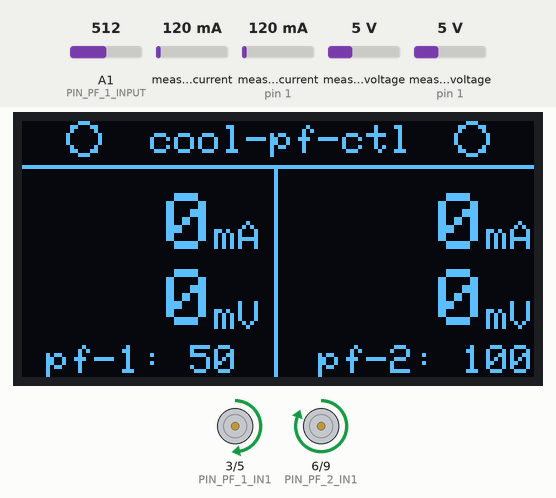
A sketch run on a simulated Arduino Uno, built for the host (arithmetic inside an expression is 32-bit, double 64-bit). Parts: 128×64 one-colour display, motor-driver pin pairs drawn as motors (green arrow = first pin HIGH = forward, orange = second pin HIGH = backward, longer = more drive). Inputs (shaded band) come from the test bench; at power-on: A1 (PIN_PF_1_INPUT) = 512, measured current 120 mA, measured current (sensor on pin 1) 120 mA, measured voltage 5 V, measured voltage (sensor on pin 1) 5 V. What the sketch prints to the serial monitor is not drawn.

Above: at 2.29 s.
2.5 s: A1 (PIN_PF_1_INPUT) set to 716
At 3.11 s:
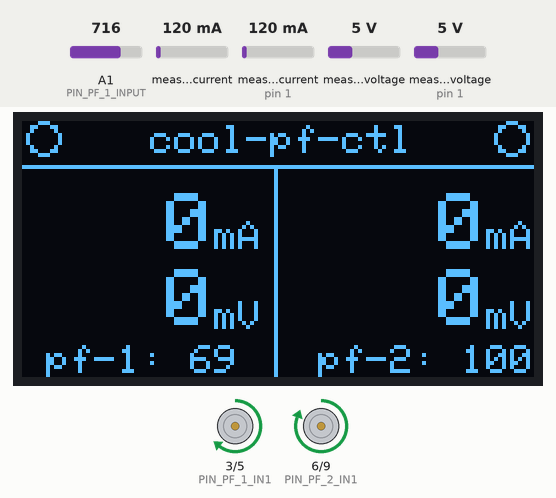
4.3 s: A1 (PIN_PF_1_INPUT) set to 992
At 4.47 s:
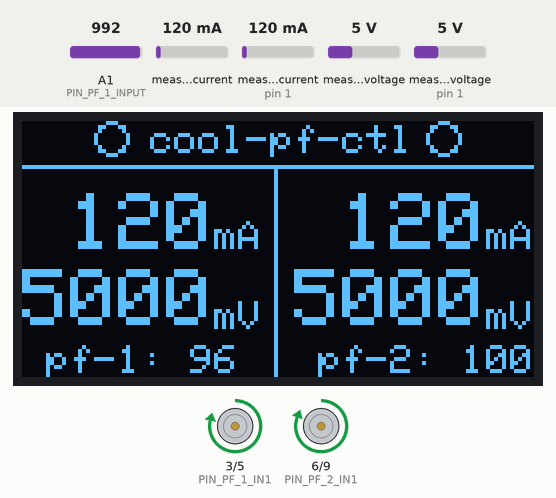
6.1 s: A1 (PIN_PF_1_INPUT) set to 30
At 6.41 s:
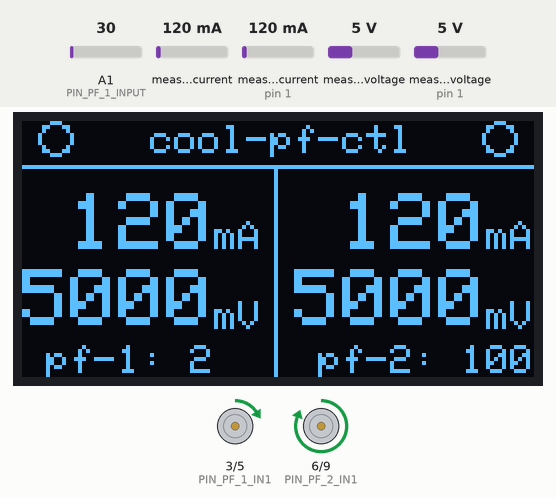
8.0 s: measured current (sensor 0) set to 40 mA
At 9.41 s:
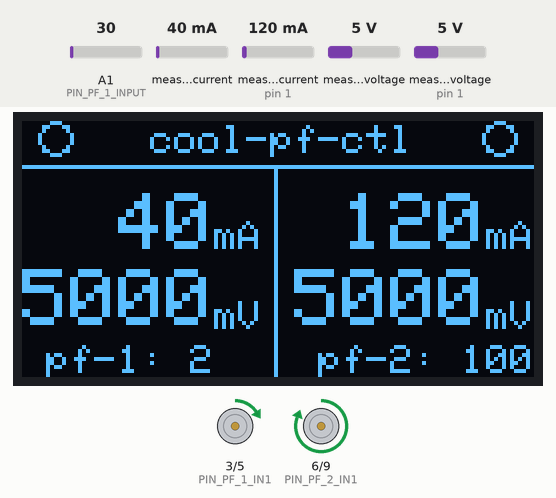
10.7 s: measured current (sensor on pin 1) set to 500 mA
At 12.41 s:
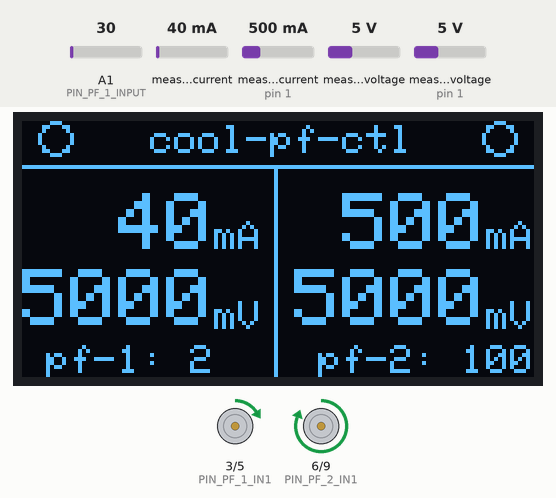
13.7 s: measured voltage (sensor 0) set to 0.3 V
At 15.41 s:
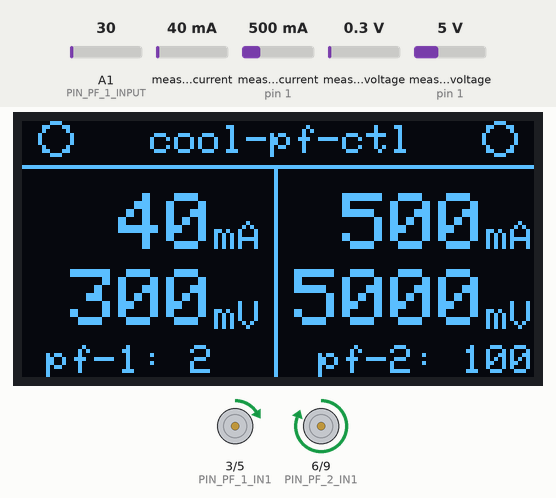
Timing chart, 0 to 16.9 s (numbered marks = the images above; inputs shaded):
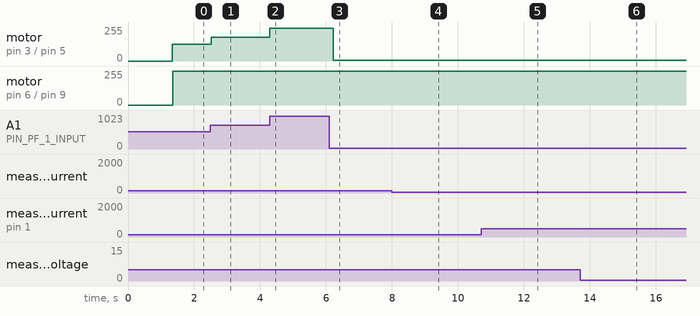

The sketch:

CoolPowerControl.ino
```cpp
#include <Arduino.h>
#include "SeaRobLogger.h"
#include "SeaRobPotentiometer.h"
#include "SeaRob_INA219.h"
#include "SeaRob_SSD1306.h"
#include "SeaRob_DRV8871.h"

// NOTE: Requires the Arduino Nano Board

// Constants: PIN map
#define PIN_I2C_SDA                 A4 // Dedicated SDA Output Pin (nano only)
#define PIN_I2C_SCL                 A5 // Dedicated SCL Output Pin (nano only)

#define PIN_PF_1_INPUT              A1  // Analog input from potentiometer
#define PIN_PF_1_IN1                3   // Digital PWM Pin, output to DRV8871 motor driver
#define PIN_PF_1_IN2                5   // Digital PWM Pin, output to DRV8871 motor driver

#define PIN_PF_2_INPUT              A2  // Analog input from potentiometer
#define PIN_PF_2_IN1                6   // Digital PWM Pin, output to DRV8871 motor driver
#define PIN_PF_2_IN2                9   // Digital PWM Pin, output to DRV8871 motor driver

// Constants: OLED Display subsystem
#define OLED_I2C_ADDRESS            0x3C
#define OLED_DRAW_INTERVAL          40 // 25 frames per second maximum; slower if system clock runs slower


// Constants: Sensor subsystem
#define SENSOR1_I2C_ADDRESS         0x40
#define SENSOR2_I2C_ADDRESS         0x41
#define METER_READ_INTERVAL         3000


// Globals: Global Run state of the entire aplication.
unsigned long   startTime = 0;
unsigned long   lastUpdateTime = 0;
String          buildName = String("cool-pf-control");
const char      buildTimestamp[] =  __DATE__ " " __TIME__;
const char      buildDatestamp[] = __DATE__;


// Globals: OLED Display subsystem, connected via I2C interface
boolean           useDisplay = true;
SeaRob_SSD1306 *  seaDisplay = NULL;
unsigned long     lastDrawTime = 0;


// Globals: PowerFunctions Circuit 1
boolean                   usePowerSlot1 = true;
float                     currentPowerLevel1 = 0.0; // 0.0-1.0
SeaRobPotentiometer  *    inputKnob1 = NULL;
SeaRob_DRV8871 *          outputMotor1 = NULL;
SeaRob_INA219 *           sensor1 = NULL;
SeaRob_INA219::Sample     sensorSample1;

boolean                   usePowerSlot2 = true;
float                     currentPowerLevel2 = 1.0; // 0.0-1.0
SeaRobPotentiometer  *    inputKnob2 = NULL;
SeaRob_DRV8871 *          outputMotor2 = NULL;
SeaRob_INA219 *           sensor2 = NULL;
SeaRob_INA219::Sample     sensorSample2;

/*
 * Entrypoint: called once when the program first starts, just to initialize all the sub-components.
 */
void setup() {

  // Record what time we started.
  startTime = millis();

  // Init the serial line; important for debug messages back to the Arduino Serial Monitor.
  Serial.begin(19200);
  bcloggerP(PSTR("")); // Skip line to seperate from last instance of the program.
  bcloggerP(PSTR("setup: \"%s\""), buildName.c_str());
  bcloggerP(PSTR("build: \"%s\""), buildTimestamp);

  // Init the OLED display
  if (useDisplay) {
    bcloggerP(PSTR("setup: OLED start..."));
    // TODO: convert to SeaRobObject with init
    seaDisplay = new SeaRob_SSD1306(buildTimestamp, OLED_I2C_ADDRESS);
    bcloggerP(PSTR("setup: OLED complete"));
  }

  if (true) {
    Wire.begin();
    Wire.setTimeout(3000);
  }

  if (usePowerSlot1) {
    bcloggerP(PSTR("setup: powerFunctions1 start..."));

    inputKnob1 = new SeaRobPotentiometer(PIN_PF_1_INPUT);
    inputKnob1->Init(startTime);
    outputMotor1 = new SeaRob_DRV8871(PIN_PF_1_IN1, PIN_PF_1_IN2);
    outputMotor1->Init(startTime);
    sensor1 = new SeaRob_INA219(SENSOR1_I2C_ADDRESS);
    sensor1->Init(startTime);

    // TODO: error handling if one of these subsystems fails.
    // Error
    // while (1) { delay(10); }

    bcloggerP(PSTR("setup: powerFunctions1 complete"));
  }

  if (usePowerSlot2) {
    bcloggerP(PSTR("setup: powerFunctions2 start..."));

    //inputKnob1 = new SeaRobPotentiometer(PIN_PF_1_INPUT);
    //inputKnob1->Init(startTime);
    outputMotor2 = new SeaRob_DRV8871(PIN_PF_2_IN1, PIN_PF_2_IN2);
    outputMotor2->Init(startTime);
    sensor2 = new SeaRob_INA219(SENSOR2_I2C_ADDRESS);
    sensor2->Init(startTime);

    bcloggerP(PSTR("setup: powerFunctions2 complete"));
  }

  // Init the rest of our internal state.
  bcloggerP(PSTR("setup: complete for \"%s\""), buildName.c_str());
}


/**
 * Main Loop: called over and over again as the robot runs.
 * Disopatches this event to all the subsystems.
 */
void loop() {

  // Get the current time.
  lastUpdateTime = millis();

  if (usePowerSlot1) {

      // Read desired powerlevel from the input knob.
      if (inputKnob1) {
        inputKnob1->ProcessLoop(lastUpdateTime);
        currentPowerLevel1 = inputKnob1->getValue();
      }

      // Update motor to latest power level and then let it run its state machine.
      if (outputMotor1) {
        outputMotor1->setDirection(MotorDirection_Forward);
        outputMotor1->setPower(currentPowerLevel1);
        outputMotor1->ProcessLoop(lastUpdateTime);
      }

      if (sensor1) {
        sensor1->ProcessLoop(lastUpdateTime);
        if ((sensorSample1.sampleTime + METER_READ_INTERVAL) < lastUpdateTime) {
          sensor1->getSample(&sensorSample1, lastUpdateTime);

          Serial.print(F("Bus Voltage:   ")); Serial.print(sensorSample1.busvoltage); Serial.println(F(" V"));
          Serial.print(F("Shunt Voltage: ")); Serial.print(sensorSample1.shuntvoltage); Serial.println(F(" mV"));
          Serial.print(F("Load Voltage:  ")); Serial.print(sensorSample1.loadvoltage); Serial.println(F(" V"));
          Serial.print(F("Current:       ")); Serial.print(sensorSample1.current_mA); Serial.println(F(" mA"));
          Serial.print(F("Power:         ")); Serial.print(sensorSample1.power_mW); Serial.println(F(" mW"));
          Serial.println(F("------------------------------------"));
        }
      }
  }

  if (usePowerSlot2) {

      // Update motor to latest power level and then let it run its state machine.
      if (outputMotor2) {
        outputMotor2->setDirection(MotorDirection_Forward);
        outputMotor2->setPower(currentPowerLevel2);
        outputMotor2->ProcessLoop(lastUpdateTime);
      }

     if (sensor2) {
        sensor2->ProcessLoop(lastUpdateTime);
        if ((sensorSample2.sampleTime + METER_READ_INTERVAL) < lastUpdateTime) {
          sensor2->getSample(&sensorSample2, lastUpdateTime);

          Serial.print(F("Bus Voltage:   ")); Serial.print(sensorSample2.busvoltage); Serial.println(F(" V"));
          Serial.print(F("Shunt Voltage: ")); Serial.print(sensorSample2.shuntvoltage); Serial.println(F(" mV"));
          Serial.print(F("Load Voltage:  ")); Serial.print(sensorSample2.loadvoltage); Serial.println(F(" V"));
          Serial.print(F("Current:       ")); Serial.print(sensorSample2.current_mA); Serial.println(F(" mA"));
          Serial.print(F("Power:         ")); Serial.print(sensorSample2.power_mW); Serial.println(F(" mW"));
          Serial.println(F("------------------------------------"));
        }
      }
  }

  if (useDisplay) {
    if ((lastDrawTime + OLED_DRAW_INTERVAL) < lastUpdateTime) {  // Periodically draw to screen.
      lastDrawTime = lastUpdateTime;
      Adafruit_SSD1306 &display = seaDisplay->getDisplayRef();

      // Reset the internal pixel-buffer, lets draw the entire screen.
      display.clearDisplay();
      display.setTextColor(SSD1306_WHITE);

      // Title with Fun little animation to prove that we are not locked up.
      seaDisplay->drawTitle("cool-pf-ctl", 32, 1);
      seaDisplay->drawCircleAnimation(lastUpdateTime, 123, 103, 0, true);
      seaDisplay->drawCircleAnimation(lastUpdateTime, 24, 4, 0, false);
      int linePos = 11;
      display.drawLine(0, linePos, 128, linePos, SSD1306_WHITE);

      #define LINE_BUFFER_SIZE 50
      int colOffset = 0;

      // Power Functions Port 1
      if (usePowerSlot1) {
        display.setTextSize(2);
        display.setCursor(colOffset, 18);
        char l1Buffer[10];
        snprintf(l1Buffer, LINE_BUFFER_SIZE, "%4d", (int) sensorSample1.current_mA);
        display.println(l1Buffer);
        display.setTextSize(1);
        display.setCursor(colOffset + 48, 25);
        display.println(F("mA"));

        display.setTextSize(2);
        display.setCursor(colOffset, 37);
        char l2Buffer[10];
        snprintf(l2Buffer, LINE_BUFFER_SIZE, "%4d", (int) (sensorSample1.busvoltage * 1000.0f));
        display.println(l2Buffer);
        display.setTextSize(1);
        display.setCursor(colOffset + 48, 45);
        display.println(F("mV"));
      }

      if (usePowerSlot1) {
        display.setTextSize(1);
        display.setCursor(colOffset + 6, 56);
        char lYoBuffer[20];
        snprintf(lYoBuffer, LINE_BUFFER_SIZE, "pf-1: %d", (int) (currentPowerLevel1 * 100.0));
        display.println(lYoBuffer);
      }

      display.drawLine(63, 12, 63, 64, SSD1306_WHITE); // middle vertical line

      colOffset = 68;

      // Power Functions Port 2
      if (usePowerSlot2) {
        display.setTextSize(2);
        display.setCursor(colOffset, 18);
        char l3Buffer[10];
        snprintf(l3Buffer, LINE_BUFFER_SIZE, "%4d", (int) sensorSample2.current_mA);
        display.println(l3Buffer);
        display.setTextSize(1);
        display.setCursor(colOffset + 48, 25);
        display.println(F("mA"));

        display.setTextSize(2);
        display.setCursor(colOffset, 37);
        char l4Buffer[10];
        snprintf(l4Buffer, LINE_BUFFER_SIZE, "%4d", (int) (sensorSample2.busvoltage * 1000.0f));
        display.println(l4Buffer);
        display.setTextSize(1);
        display.setCursor(colOffset + 48, 45);
        display.println(F("mV"));
      }

      if (usePowerSlot2) {
        display.setTextSize(1);
        display.setCursor(colOffset + 6, 56);
        char lYoBuffer[20];
        snprintf(lYoBuffer, LINE_BUFFER_SIZE, "pf-2: %d", (int) (currentPowerLevel2 * 100.0));
        display.println(lYoBuffer);
      }

      // Push the buffer to the physical OLED
      display.display();
    }
  }
}
```

Measured:
- after the input at 2.5 s, motor on pin 3 (PIN_PF_1_IN1) / pin 5 (PIN_PF_1_IN2): forward 127/255 → forward 178/255 at once
- after the input at 4.3 s, motor on pin 3 (PIN_PF_1_IN1) / pin 5 (PIN_PF_1_IN2): forward 178/255 → forward 247/255 at once
- after the input at 6.1 s, motor on pin 3 (PIN_PF_1_IN1) / pin 5 (PIN_PF_1_IN2): forward 247/255 → forward 7/255 after 0.12 s
